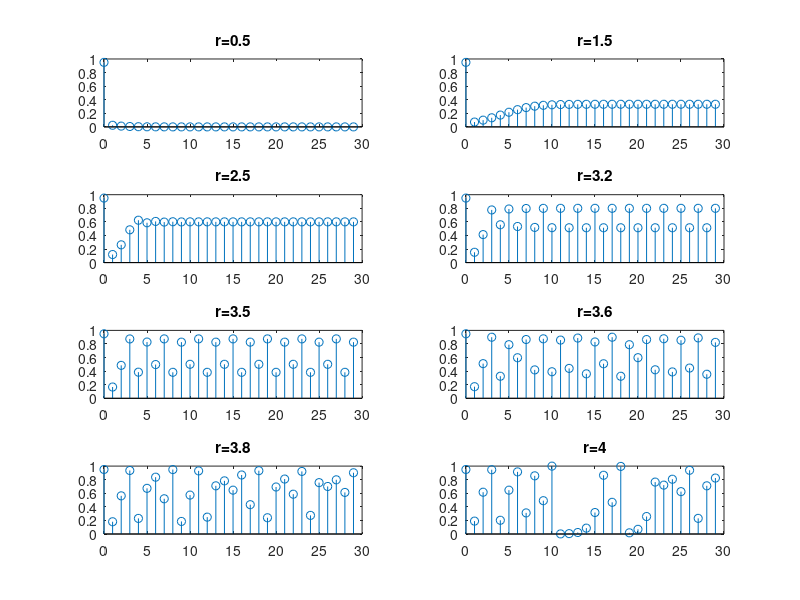

Here is the MATLAB script that generated this plot:
% o objetivo do tutorial eh analisar como a dinamica populacional dada pelo
% mapa logistico se comporta em funcao do parametro r

clear
close all
clc
r=[0.5; 1.5; 2.5; 3.2; 3.5; 3.6; 3.8; 4];
T=30; % período de simulação
x=0.95*ones(size(r)); % vetor com a população inicial

% usa-se um vetor com 8 valores de r e simula-se cada linha do vetor x
% independentemente, de forma que cada linha corresponde a um valor de r. 
% Inicializamos uma matriz X com o vetor da populacao inicial, e a cada
% iteracao calculamos o vetor de populacao nos demais instantes de tempo.
% Outra observacao interessante eh como geramos a matriz X por meio de concatenacao de matrizes. A 
% matriz gerada e tal que cada linha contem a simulacao correspondente a um valor de 
% r e cada coluna contem a populacao nos instantes 1, 2, 3,..., 30.

X=x; % x é um vetor coluna calculado para cada condicao inicial
for it=1:T-1
x=r.*x.*(1-x);
X=[X x]; % concatena coluna a cada iteracao
end

% subplot para plotar orbitas simuladas para cada valor de r em diferentes
% graficos numa mesma figura

tempo=(1:T)-1; % ou tempo = 0:T-1
for i=1:length(r)
subplot(length(r)/2,2,i)
stem(tempo,X(i,:))
title(['r=' num2str(r(i))])
end

print -dpng simumapalogistico2